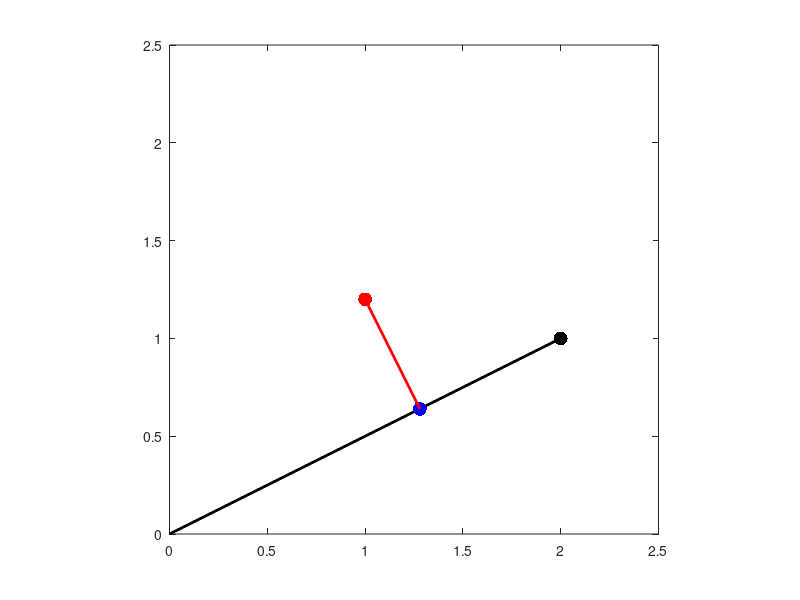

Write MATLAB code to recreate this figure.
% Demonstration of projection onto a 1-dimensional subspace of R^2

 w1 = [2;1];                % approximating space W = span{w_1}
 
 f = [1;1.2];               % the vector we want to approximate

 c = (w1'*f)/(w1'*w1);      % c = (w1,f)/(w1,w1)
 w = c*w1;                  % best approximation to f from W



 figure(1), clf
 plot([0 w1(1)],[0 w1(2)],'k-','linewidth',2)
 hold on
 plot(w1(1),w1(2),'k.','markersize',30)

 plot(f(1),f(2),'r.','markersize',30)

 axis equal, axis([0 2.5 0 2.5]);
 input('hit return to display best approximation ')

 plot(w(1),w(2),'b.','markersize',30)

 input('hit return to display error')
 plot([w(1) f(1)],[w(2) f(2)],'r-','linewidth',2)

  fprintf('\n (f-w, w_1) = %12.8e\n\n', (f-w)'*w1)
 
